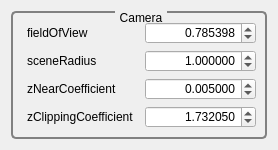
<?xml version="1.0" encoding="UTF-8"?>
<ui version="4.0">
 <class>GvvQCameraEditor</class>
 <widget class="QWidget" name="GvvQCameraEditor">
  <property name="geometry">
   <rect>
    <x>0</x>
    <y>0</y>
    <width>247</width>
    <height>149</height>
   </rect>
  </property>
  <property name="windowTitle">
   <string>Form</string>
  </property>
  <property name="styleSheet">
   <string notr="true">QGroupBox
{
     background-color: qlineargradient(x1: 0, y1: 0, x2: 0, y2: 1,
                                       stop: 0 #E0E0E0, stop: 1 #FFFFFF);
     border: 2px solid gray;
     border-radius: 5px;
     margin-top: 1ex; /* leave space at the top for the title */
 }

 QGroupBox::title
{
	 subcontrol-origin: margin;
     subcontrol-position: top center; /* position at the top center */
     padding: 0 3px;
     /*background-color: qlineargradient(x1: 0, y1: 0, x2: 0, y2: 1,
                                       stop: 0 #DDDDDD, stop: 1 #FFFFFF);*/
     border-radius: 3px;
 }

QLabel
{
	border-radius: 4px;
	padding: 2px;
 }
</string>
  </property>
  <layout class="QVBoxLayout" name="verticalLayout">
   <item>
    <widget class="QGroupBox" name="groupBox">
     <property name="title">
      <string>Camera</string>
     </property>
     <layout class="QGridLayout" name="gridLayout">
      <item row="0" column="0">
       <widget class="QLabel" name="label">
        <property name="toolTip">
         <string>Field of view</string>
        </property>
        <property name="text">
         <string>fieldOfView</string>
        </property>
       </widget>
      </item>
      <item row="0" column="1">
       <widget class="QDoubleSpinBox" name="_fieldOfViewDoubleSpinBox">
        <property name="alignment">
         <set>Qt::AlignRight|Qt::AlignTrailing|Qt::AlignVCenter</set>
        </property>
        <property name="decimals">
         <number>6</number>
        </property>
        <property name="maximum">
         <double>7.000000000000000</double>
        </property>
        <property name="singleStep">
         <double>0.100000000000000</double>
        </property>
        <property name="value">
         <double>0.785398000000000</double>
        </property>
       </widget>
      </item>
      <item row="1" column="0">
       <widget class="QLabel" name="label_2">
        <property name="text">
         <string>sceneRadius</string>
        </property>
       </widget>
      </item>
      <item row="1" column="1">
       <widget class="QDoubleSpinBox" name="_sceneRadiusDoubleSpinBox">
        <property name="alignment">
         <set>Qt::AlignRight|Qt::AlignTrailing|Qt::AlignVCenter</set>
        </property>
        <property name="decimals">
         <number>6</number>
        </property>
        <property name="maximum">
         <double>100000.000000000000000</double>
        </property>
        <property name="value">
         <double>1.000000000000000</double>
        </property>
       </widget>
      </item>
      <item row="2" column="0">
       <widget class="QLabel" name="label_3">
        <property name="text">
         <string>zNearCoefficient</string>
        </property>
       </widget>
      </item>
      <item row="2" column="1">
       <widget class="QDoubleSpinBox" name="_zNearCoefficientDoubleSpinBox">
        <property name="alignment">
         <set>Qt::AlignRight|Qt::AlignTrailing|Qt::AlignVCenter</set>
        </property>
        <property name="decimals">
         <number>6</number>
        </property>
        <property name="maximum">
         <double>1.000000000000000</double>
        </property>
        <property name="singleStep">
         <double>0.100000000000000</double>
        </property>
        <property name="value">
         <double>0.005000000000000</double>
        </property>
       </widget>
      </item>
      <item row="3" column="0">
       <widget class="QLabel" name="label_4">
        <property name="text">
         <string>zClippingCoefficient</string>
        </property>
       </widget>
      </item>
      <item row="3" column="1">
       <widget class="QDoubleSpinBox" name="_zClippingCoefficientDoubleSpinBox">
        <property name="alignment">
         <set>Qt::AlignRight|Qt::AlignTrailing|Qt::AlignVCenter</set>
        </property>
        <property name="decimals">
         <number>6</number>
        </property>
        <property name="maximum">
         <double>10.000000000000000</double>
        </property>
        <property name="singleStep">
         <double>0.100000000000000</double>
        </property>
        <property name="value">
         <double>1.732050000000000</double>
        </property>
       </widget>
      </item>
     </layout>
    </widget>
   </item>
  </layout>
 </widget>
 <resources/>
 <connections/>
</ui>
